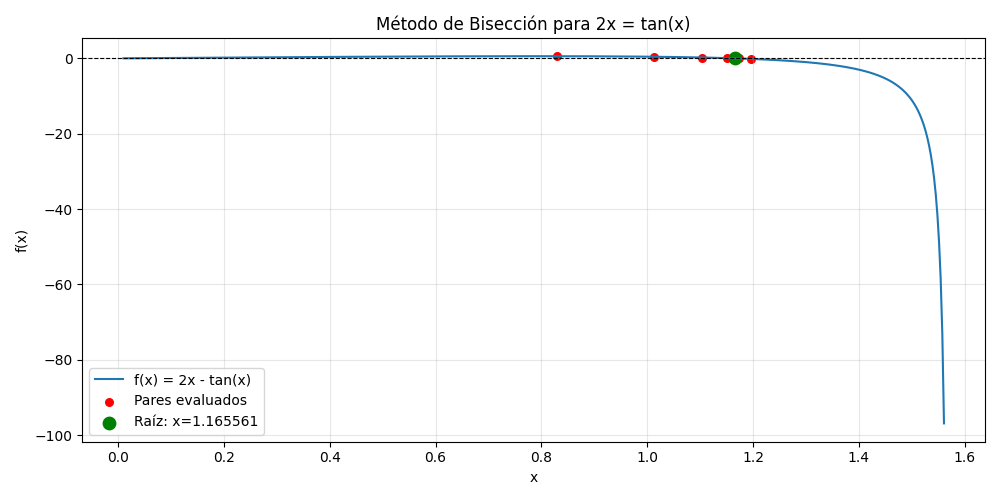

This chart was generated by the following Python code:
import numpy as np
import matplotlib.pyplot as plt

def f(x):
    return 2*x - np.tan(x)

# Método de bisección
def biseccion(f, a, b, tol_error, max_iter):
    if f(a) * f(b) >= 0:
        return "Sin Raiz"
    
    iteraciones = []
    i = 0
    while i < max_iter:
        c = (a + b) / 2
        fc = f(c)
        error = abs(b - a) / 2
        iteraciones.append((c, fc))
        if abs(fc) < tol_error or error < tol_error:
            return c, iteraciones
        if f(a) * fc < 0:
            b = c
        else:
            a = c
        i += 1
    return c, iteraciones

# Parámetros
max_iter = 100
tol_error = 1e-5
a = 0.1
b = np.pi/2 - 0.01  # Evitar la asíntota de tan(x)

# Ejecutar bisección
raiz, pares = biseccion(f, a, b, tol_error, max_iter)

print(f"Raíz encontrada: x = {raiz:.8f}")
print(f"f(x) = {f(raiz):.2e}")
print(f"Iteraciones: {len(pares)}")

# Graficar función y puntos evaluados
x = np.linspace(0.01, np.pi/2 - 0.01, 500)
y = f(x)

plt.figure(figsize=(10,5))
plt.plot(x, y, label='f(x) = 2x - tan(x)')
plt.axhline(0, color='k', linestyle='--', linewidth=0.8)

# Graficar los puntos evaluados
pares_x = [p[0] for p in pares]
pares_y = [p[1] for p in pares]
plt.scatter(pares_x, pares_y, color='red', s=30, label='Pares evaluados')

# Marcar la raíz encontrada
plt.scatter([raiz], [f(raiz)], color='green', s=80, label=f'Raíz: x={raiz:.6f}')

plt.xlabel('x')
plt.ylabel('f(x)')
plt.title('Método de Bisección para 2x = tan(x)')
plt.legend()
plt.grid(True, alpha=0.3)
plt.tight_layout()
plt.savefig("Actividad_4.png")

 
